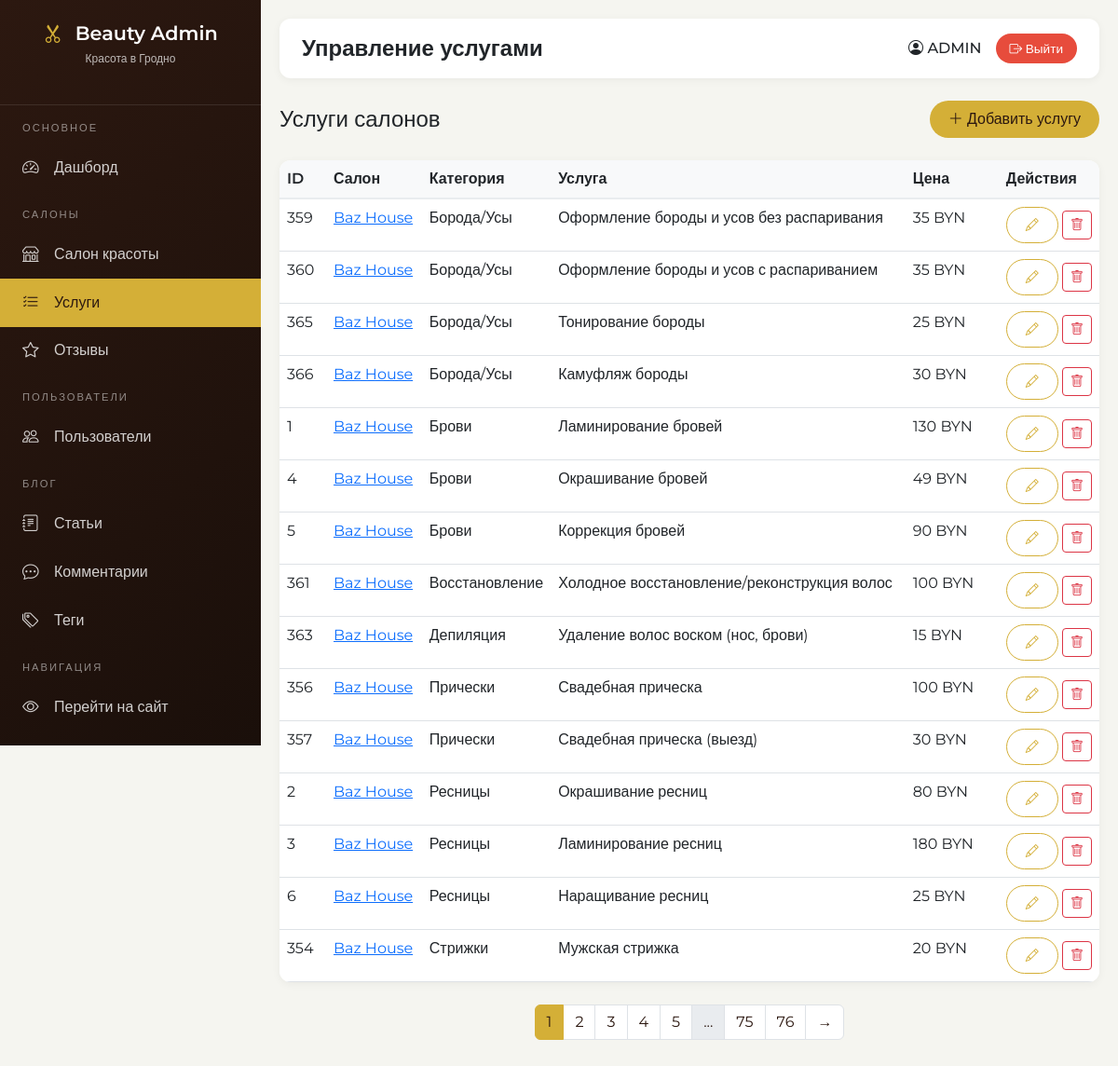
The app's page /admin/services (signed in), older data.
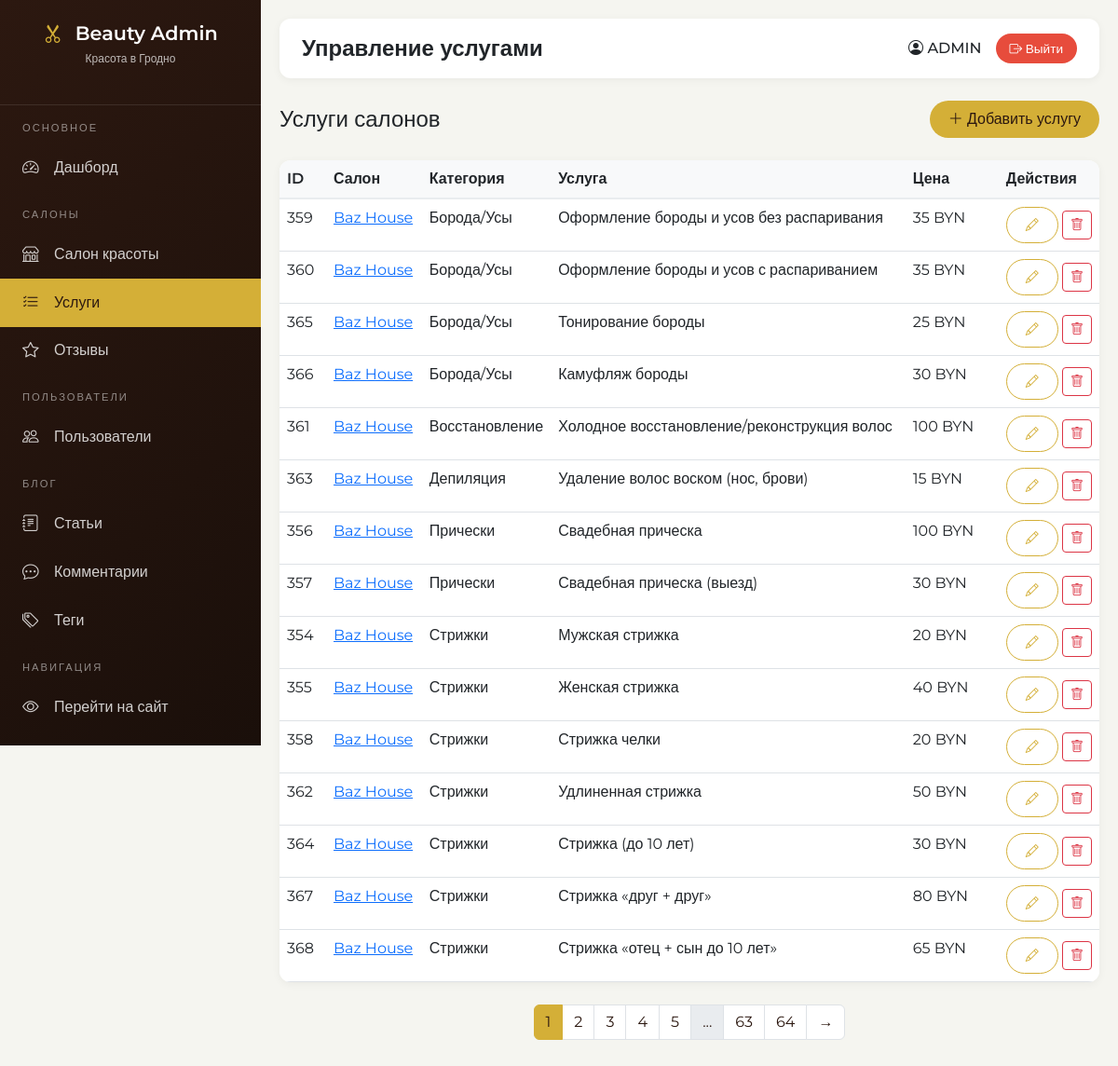
The same page, newer data.
### models.py (models this page shows)
class Service(db.Model):
    __tablename__ = 'services'
    id = db.Column(db.Integer, primary_key=True)
    salon_id = db.Column(db.Integer, db.ForeignKey('salons.id'))
    category = db.Column(db.String(100))
    name = db.Column(db.String(200))
    description = db.Column(db.Text)
    price = db.Column(db.Integer)

class Salon(db.Model):
    __tablename__ = 'salons'
    id = db.Column(db.Integer, primary_key=True)
    name = db.Column(db.String(200))
    category = db.Column(db.String(100))
    description = db.Column(db.Text)
    address = db.Column(db.String(300))
    district = db.Column(db.String(100))
    phone = db.Column(db.String(20))
    working_hours = db.Column(db.String(200))
    rating = db.Column(db.Float, default=0.0)
    reviews_count = db.Column(db.Integer, default=0)
    is_verified = db.Column(db.Boolean, default=False)
    image_url = db.Column(db.String(300), default='/static/img/default.png')
    created_at = db.Column(db.DateTime, server_default=db.func.now())
    social_instagram = db.Column(db.String(300))
    social_vk = db.Column(db.String(300))
    social_facebook = db.Column(db.String(300))
    social_telegram = db.Column(db.String(300))
    services = db.relationship('Service', backref='salon', lazy=True, cascade='all, delete-orphan')
    reviews = db.relationship('Review', backref='salon', lazy=True, cascade='all, delete-orphan')

### admin.py (the view)
@admin_bp.route('/services')
@login_required
@admin_required
def services():
    page = request.args.get('page', 1, type=int)
    salon_id = request.args.get('salon_id', type=int)
    per_page = 15
    query = Service.query
    if salon_id:
        query = query.filter(Service.salon_id == salon_id)
    pagination = query.order_by(Service.salon_id, Service.category).paginate(page=page, per_page=per_page, error_out=False)
    return render_template('admin/services.html',
        title='Управление услугами',
        services=pagination.items,
        pagination=pagination,
        salon_id=salon_id
    )

### admin.py (called while the page is built)
def admin_required(f):
    @wraps(f)
    def decorated_function(*args, **kwargs):
        if not current_user.is_authenticated or not current_user.is_admin:
            abort(403)
        return f(*args, **kwargs)
    return decorated_function

### app.py (called while the page is built)
@login_manager.user_loader
def load_user(user_id):
    return User.query.get(int(user_id))

@app.context_processor
def inject_now():
    return {'now': datetime.now()}

@app.context_processor
def inject_user():
    user_favorites = []
    if current_user.is_authenticated:
        user_favorites = [s.id for s in current_user.favorite_salons.all()]
    return {
        'current_user': current_user,
        'user_favorites': user_favorites
    }

### templates/admin/services.html (shortened to what this page needs)
{% extends "admin/base.html" %}
{% block content %}
<div class="d-flex justify-content-between align-items-center mb-4">
    <h4 class="mb-0">Услуги салонов</h4>
    <a href="{{ url_for('admin.add_service') }}" class="btn btn-beauty">
        <i class="bi bi-plus-lg"></i> Добавить услугу
    </a>
</div>
<div class="admin-table">
    <div class="table-responsive">
        <table class="table table-hover">
            <thead>
                <tr>
                    <th style="width: 50px;">ID</th>
                    <th>Салон</th>
                    <th style="width: 120px;">Категория</th>
                    <th>Услуга</th>
                    <th style="width: 100px;">Цена</th>
                    <th style="width: 100px;">Действия</th>
                </tr>
            </thead>
            <tbody>
                {% for service in services %}
                <tr>
                    <td>{{ service.id }}</td>
                    <td><a href="/catalog/{{ service.salon_id }}" target="_blank">{{ service.salon.name[:30] }}</a></td>
                    <td>{{ service.category or '-' }}</td>
                    <td>{{ service.name }}</td>
                    <td>{% if service.price %}{{ service.price }} BYN{% else %}—{% endif %}</td>
                    <td class="text-nowrap">
                        <a href="{{ url_for('admin.edit_service', id=service.id) }}" class="btn btn-sm btn-outline-beauty">
                            <i class="bi bi-pencil"></i>
                        </a>
                        <form method="post" action="{{ url_for('admin.delete_service', id=service.id) }}" class="d-inline delete-confirm">
                            <button type="submit" class="btn btn-sm btn-outline-danger">
                                <i class="bi bi-trash"></i>
                            </button>
                        </form>
                    </td>
                </tr>
                {% endfor %}
            </tbody>
        </table>
    </div>
</div>
{% if pagination.pages > 1 %}
<nav>
    <ul class="pagination justify-content-center">
        {% for page_num in pagination.iter_pages() %}
            {% if page_num %}
                <li class="page-item {% if page_num == pagination.page %}active{% endif %}">
                    <a class="page-link" href="?page={{ page_num }}{% if salon_id %}&salon_id={{ salon_id }}{% endif %}">{{ page_num }}</a>
                </li>
            {% else %}
                <li class="page-item disabled"><span class="page-link">...</span></li>
            {% endif %}
        {% endfor %}
        {% if pagination.has_next %}
        <li class="page-item"><a class="page-link" href="?page={{ pagination.next_num }}{% if salon_id %}&salon_id={{ salon_id }}{% endif %}">→</a></li>
        {% endif %}
    </ul>
</nav>
{% endif %}
{% endblock %}

Row changes from the older to the newer data that the page shows:
removed Service: id "1", salon "Baz House", category "Брови", name "Ламинирование бровей", price "130"
removed Service: id "4", salon "Baz House", category "Брови", name "Окрашивание бровей", price "49"
removed Service: id "5", salon "Baz House", category "Брови", name "Коррекция бровей", price "90"
removed Service: id "2", salon "Baz House", category "Ресницы", name "Окрашивание ресниц", price "80"
removed Service: id "3", salon "Baz House", category "Ресницы", name "Ламинирование ресниц", price "180"
removed Service: id "6", salon "Baz House", category "Ресницы", name "Наращивание ресниц", price "25"
now on this page (row unchanged): Service: id "355", salon "Baz House", category "Стрижки", name "Женская стрижка", price "40"
now on this page (row unchanged): Service: id "358", salon "Baz House", category "Стрижки", name "Стрижка челки", price "20"
now on this page (row unchanged): Service: id "362", salon "Baz House", category "Стрижки", name "Удлиненная стрижка", price "50"
now on this page (row unchanged): Service: id "364", salon "Baz House", category "Стрижки", name "Стрижка (до 10 лет)", price "30"
now on this page (row unchanged): Service: id "367", salon "Baz House", category "Стрижки", name "Стрижка «друг + друг»", price "80"
now on this page (row unchanged): Service: id "368", salon "Baz House", category "Стрижки", name "Стрижка «отец + сын до 10 лет»", price "65"
Text that changed along with them:
new list line: "63"
new list line: "64"
list line gone: "75"
list line gone: "76"
